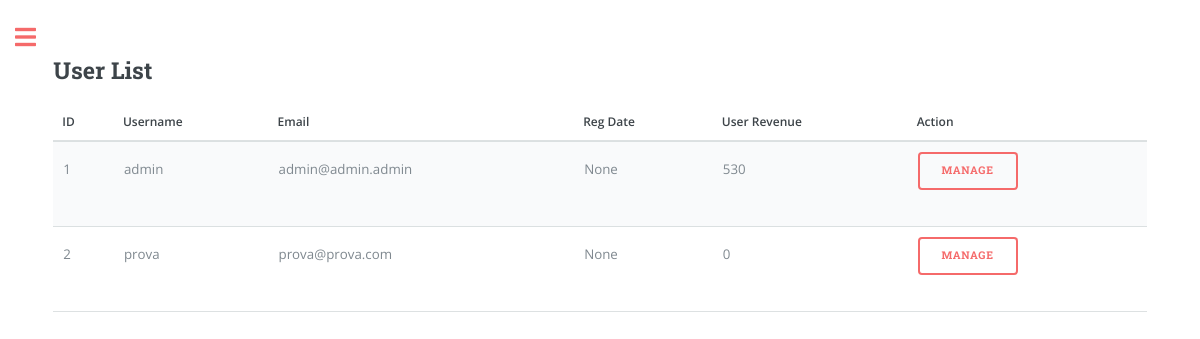
Screenshot of /users_list (signed in) with the database file from the repository.
### app/models.py (models this page shows, shortened)
class User(UserMixin, db.Model):
    id = db.Column(db.Integer, primary_key=True)
    registration_date = db.Column(db.DateTime, default=datetime.utcnow)
    username = db.Column(db.String(64), index=True, unique=True)
    email = db.Column(db.String(120), index=True, unique=True)
    password_hash = db.Column(db.String(128))
    garage = db.relationship('Car', backref='owner', lazy='dynamic')
    contacts = db.relationship('Contacts', backref='owner', lazy='dynamic')
    role = db.Column(db.String(20), default='user')
    def formatted_registration_date(self):
        if self.registration_date:
            return self.registration_date.strftime('%Y-%m-%d')
        elif self.registration_date == None:
            return None
        else:
            return "N/A"
    def user_revenue(self):
        total_revenue = 0
        for booking in Booking.query.filter_by(user_id=self.id).all():
            total_revenue += booking.money
        return total_revenue

class Booking(db.Model):
    id = db.Column(db.Integer, primary_key=True)
    start_datetime = db.Column(db.DateTime, nullable=False)
    end_datetime = db.Column(db.DateTime, nullable=False)
    car_plate = db.Column(db.String(8), db.ForeignKey('car.plate'), nullable=False)
    user_id = db.Column(db.Integer, db.ForeignKey('user.id'), nullable=False)
    note = db.Column(db.String(160))
    money = db.Column(db.Integer, default=0, index=True)
    car = db.relationship('Car', backref='bookings', lazy=True)
    contact_id = db.Column(db.Integer, db.ForeignKey('contacts.id', name='booking_contacts_id'), nullable=True)

### app/routes.py (the view)
@app.route('/users_list', methods=['GET', 'POST'])
@login_required
def users_list():
    if current_user.username == 'admin' and current_user.role == 'admin':
        users = User.query.all()
        return render_template('users_list.html', page='users_list', users=users)
    else:
        return render_template('404.html')

### app/models.py (called while the page is built)
@login.user_loader
def load_user(id):
    return User.query.get(int(id))

### app/templates/users_list.html (shortened to what this page needs)
{% extends "index.html" %}
{% block content %}
<h2>User List</h2>
<table>
    <thead>
        <tr>
            <th>ID</th>
            <th>Username</th>
            <th>Email</th>
            <th>Reg Date</th>
            <th>User Revenue</th>
            <th>Action</th>
        </tr>
    </thead>
    <tbody>
        {% for user in users %}
            <tr>
                <td>{{ user.id }}</td>
                <td>{{ user.username }}</td>
                <td>{{ user.email }}</td>
                <td>{{ user.formatted_registration_date() }}</td>
                <td>{{ user.user_revenue() }}</td>
                <td>
                    <form action="{{ url_for('user', username=user.username) }}" method="get">
                        <button type="submit">Manage</button>
                    </form>
                </td>
            </tr>
        {% endfor %}
    </tbody>
</table>
{% endblock %}

### app/static/css/main.css (style rules this page uses)
html, body, div, span, applet, object, iframe, h1, h2, h3, h4, h5, h6, p, blockquote, pre, a, abbr, acronym, address, big, cite, code, del, dfn, em, img, ins, kbd, q, s, samp, small, strike, strong, sub, sup, tt, var, b, u, i, center, dl, dt, dd, ol, ul, li, fieldset, form, label, legend, table, caption, tbody, tfoot, thead, tr, th, td, article, aside, canvas, details, embed, figure, figcaption, footer, header, hgroup, menu, nav, output, ruby, section, summary, time, mark, audio, video { margin: 0; padding: 0; border: 0; font-size: 100%; font: inherit; vertical-align: baseline; }
body { line-height: 1; }
table { border-collapse: collapse; border-spacing: 0; }
body { -webkit-text-size-adjust: none; }
body { -ms-overflow-style: scrollbar; }
html { box-sizing: border-box; }
*, *:before, *:after { box-sizing: inherit; }
body { background: #ffffff; }
body, input, select, textarea { color: #7f888f; font-family: "Open Sans", sans-serif; font-size: 13pt; font-weight: 400; line-height: 1.65; }
@media screen and (max-width: 1680px) { body, input, select, textarea { font-size: 11pt; } }
@media screen and (max-width: 1280px) { body, input, select, textarea { font-size: 10pt; } }
h1, h2, h3, h4, h5, h6 { color: #3d4449; font-family: "Roboto Slab", serif; font-weight: 700; line-height: 1.5; margin: 0 0 1em 0; }
h2 { font-size: 1.75em; }
form { margin: 0 0 2em 0; }
table { margin: 0 0 2em 0; width: 100%; }
table tbody tr { border: solid 1px rgba(210, 215, 217, 0.75); border-left: 0; border-right: 0; }
table tbody tr:nth-child(2n + 1) { background-color: rgba(230, 235, 237, 0.25); }
table td { padding: 0.75em 0.75em; }
table th { color: #3d4449; font-size: 0.9em; font-weight: 600; padding: 0 0.75em 0.75em 0.75em; text-align: left; }
table thead { border-bottom: solid 2px rgba(210, 215, 217, 0.75); }
input[type="submit"], input[type="reset"], input[type="button"], button, .button { -moz-appearance: none; -webkit-appearance: none; -ms-appearance: none; appearance: none; -moz-transition: background-color 0.2s ease-in-out, color 0.2s ease-in-out; -webkit-transition: background-color 0.2s ease-in-out, color 0.2s ease-in-out; -ms-transition: background-color 0.2s ease-in-out, color 0.2s ease-in-out; transition: background-color 0.2s ease-in-out, color 0.2s ease-in-out; background-color: transparent; border-radius: 0.375em; border: 0; box-shadow: inset 0 0 0 2px #f56a6a; color: #f56a6a !important; cursor: pointer; display: inline-block; font-family: "Roboto Slab", serif; font-size: 0.8em; font-weight: 700; height: 3.5em; letter-spacing: 0.075em; line-height: 3.5em; padding: 0 2.25em; text-align: center; text-decoration: none; text-transform: uppercase; white-space: nowrap; }

### rows the page displays
User: id "1", username "admin", email "admin@admin.admin", formatted_registration_date "None", user_revenue "530"
User: id "2", username "prova", email "prova@prova.com", formatted_registration_date "None", user_revenue "0"
